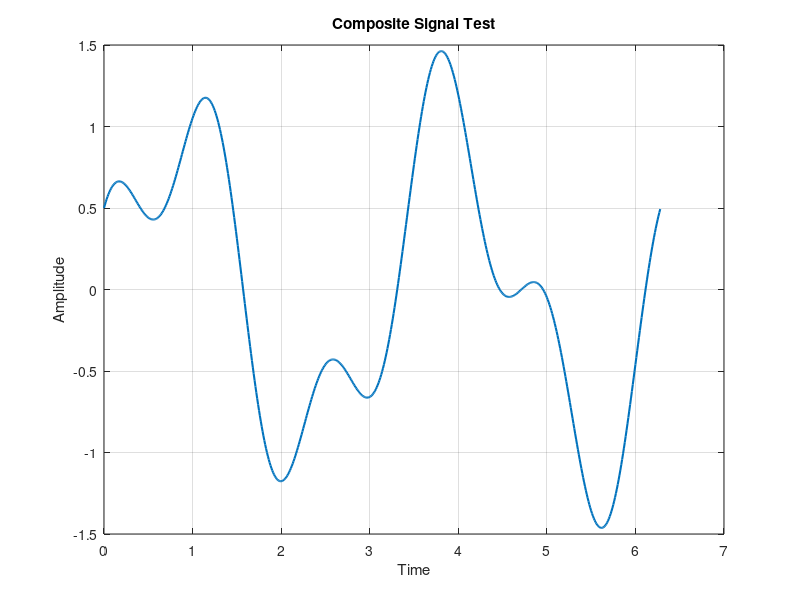

Reproduce this figure in MATLAB.
% 1. 測試文字輸出與矩陣運算
disp('--- Octave 環境測試開始 ---');
A = [1, 2; 3, 4];
disp('矩陣 A 的反矩陣為：');
disp(inv(A));

% 2. 測試圖形顯示 (合成訊號)
t = 0:0.01:2*pi;
y = sin(2*t) + 0.5*cos(5*t);
figure(1);
plot(t, y, 'LineWidth', 1.5);
title('Composite Signal Test');
xlabel('Time');
ylabel('Amplitude');
grid on;
disp('--- 繪圖視窗應已彈出 ---');

% 3. 暫停程式以保持圖形視窗開啟
disp('請在終端機按下 Enter 鍵以結束程式並關閉圖形...');
pause;
